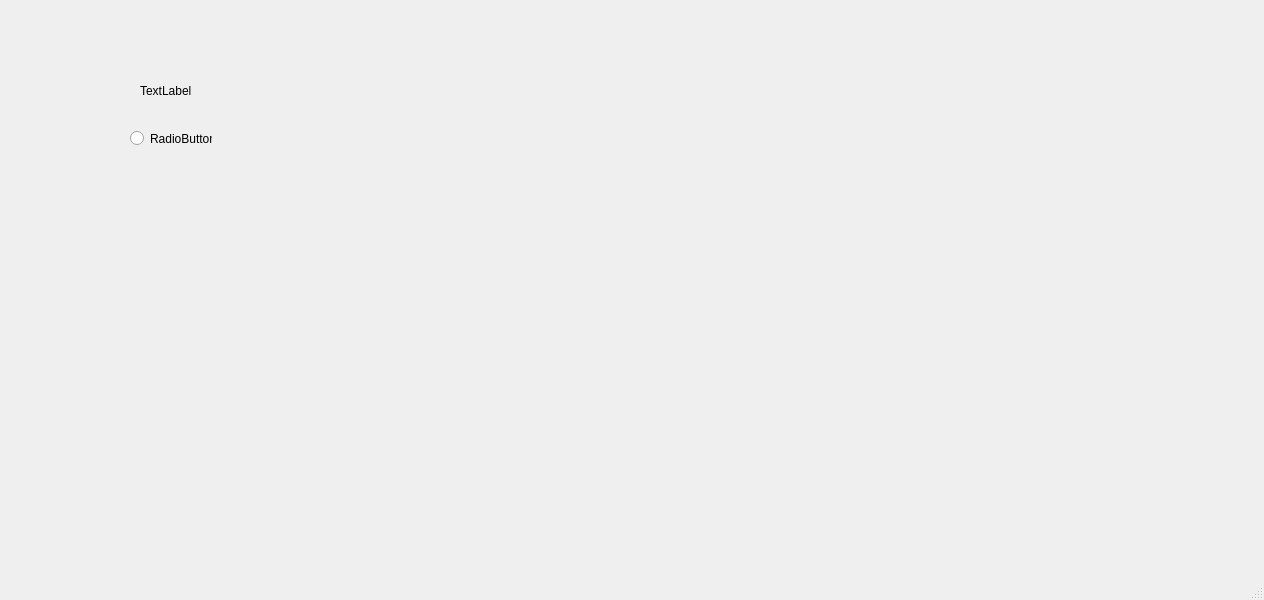
<?xml version="1.0" encoding="UTF-8"?>
<ui version="4.0">
 <class>MainWindow</class>
 <widget class="QMainWindow" name="MainWindow">
  <property name="geometry">
   <rect>
    <x>0</x>
    <y>0</y>
    <width>1264</width>
    <height>600</height>
   </rect>
  </property>
  <property name="windowTitle">
   <string>MainWindow</string>
  </property>
  <widget class="QWidget" name="centralwidget">
   <widget class="QLabel" name="Label1">
    <property name="geometry">
     <rect>
      <x>140</x>
      <y>70</y>
      <width>141</width>
      <height>41</height>
     </rect>
    </property>
    <property name="text">
     <string>TextLabel</string>
    </property>
   </widget>
   <widget class="QRadioButton" name="radioButton">
    <property name="geometry">
     <rect>
      <x>130</x>
      <y>130</y>
      <width>82</width>
      <height>17</height>
     </rect>
    </property>
    <property name="text">
     <string>RadioButton</string>
    </property>
   </widget>
  </widget>
  <widget class="QMenuBar" name="menubar">
   <property name="geometry">
    <rect>
     <x>0</x>
     <y>0</y>
     <width>1264</width>
     <height>21</height>
    </rect>
   </property>
  </widget>
  <widget class="QStatusBar" name="statusbar"/>
 </widget>
 <resources/>
 <connections/>
</ui>
